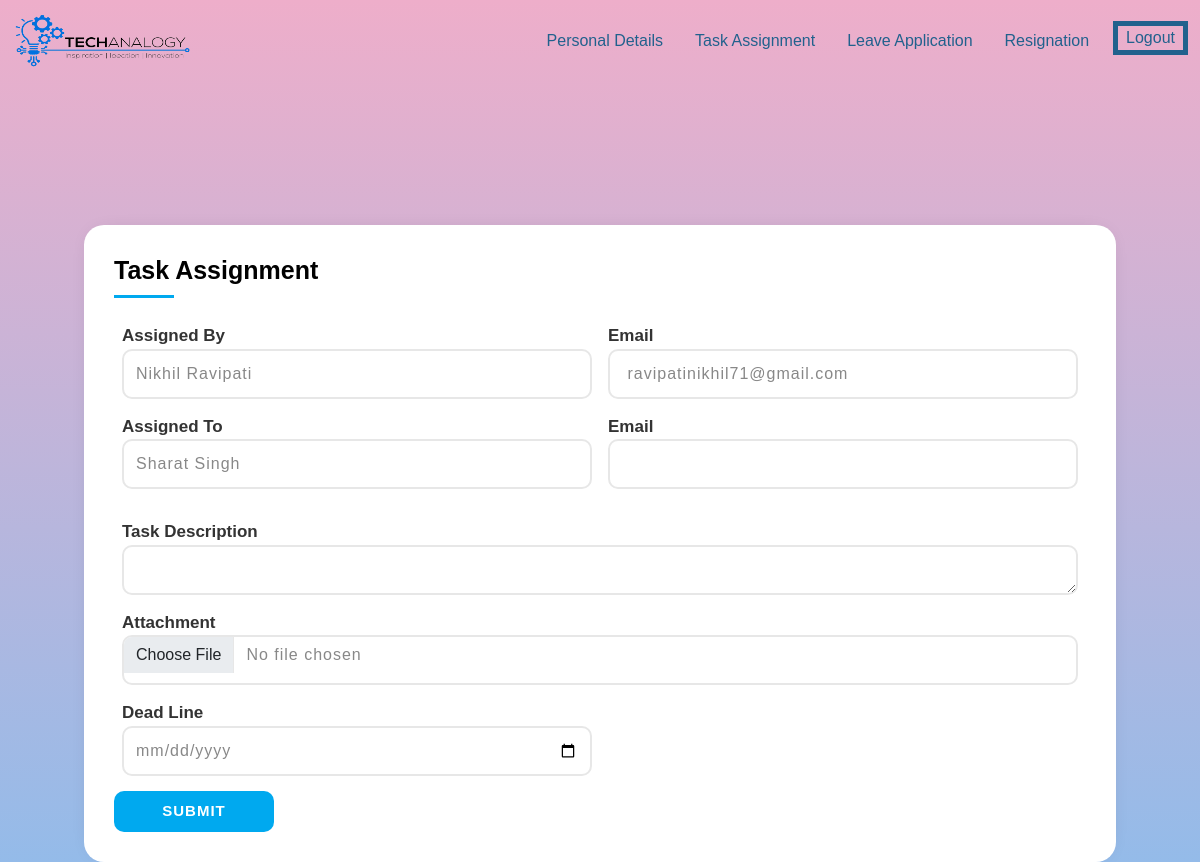
Screenshot of /dashboard/task (signed in) with the database file from the repository.
### Employee/models.py (models this page shows, shortened)
class Employee(models.Model):
    user = models.OneToOneField(User, on_delete=models.CASCADE)
    title = models.CharField(choices=Title, max_length=3, null=False, blank=False)
    gender = models.CharField(choices=Gender, max_length=6, null=False, blank=False)
    firstname = models.CharField('Firstname', max_length=125, null=False, blank=False)
    lastname = models.CharField('Lastname', max_length=125, null=False, blank=False)
    image = models.ImageField(default='default.jpg', upload_to='profile_pics')
    department = models.ManyToManyField(Department, verbose_name='Department')
    role = models.ManyToManyField(Role, verbose_name='Role')
    phoneNumberRegex = RegexValidator(regex = r"^\+?1?\d{8,15}$")
    phoneNumber = models.CharField(validators = [phoneNumberRegex], max_length = 16, unique = True, default='0123456789')
    email = models.EmailField(max_length=124, default='abc@gmail.com')
    startdate = models.DateField('Employment Date', help_text='date of employment', blank=False, null=True)
    employeetype = models.CharField(choices=Employment_Type, max_length=15, blank=False, null=True)
    employeeid = models.CharField('Employee ID Number', max_length=10, null=True, blank=True)
    created = models.DateTimeField(verbose_name='Created', auto_now_add=True, null=True)
    updated = models.DateTimeField(verbose_name='Updated', auto_now=True, null=True)
    def get_role(self):
        r=''
        for role in self.role.all():
            r=r+role.role_name
        return r
    def get_department(self):
        r=''
        for department in self.department.all():
            r=r+department.department_name
        return r
    def get_name(self):
        first_name=self.firstname
        last_name=self.lastname
        if not first_name:
            return last_name
        elif not last_name:
            return first_name
        else:
            full_name=first_name+' '+last_name
            return full_name

### Dashboard/views.py (the view)
# urls.py: path('task', views.Task, name='Task'),
@login_required
def Task(request):
    employees = Employee.objects.all()
    employee=employees.filter(~Q(user=request.user))
    dep_employees=employees.filter(department__department_name =request.user.employee.get_department())
    dep_employees=dep_employees.filter(~Q(user=request.user))
    context = {
        'employees': employees,
        "employee": employee,
        "dep_employee": dep_employees
    }
    return render(request, 'Dashboard/Task.html', context)

### templates/Dashboard/Task.html (shortened to what this page needs)
{%  extends "Dashboard/Navbar.html" %}
{% block Style %}
<link rel="stylesheet" type="text/css" href="/static/Css/leave.css">
<link rel="stylesheet" href="https://use.fontawesome.com/releases/v5.8.2/css/all.css">
{% endblock %}
{% block content %}
{% for i in  employees %}
{% if i.user ==  user and i.get_role != "Executives" %}
<div class="personal">
          <div class="container-fluid ">
                <div class="row align-items-center">
                    <div class="col-md-12 mt-0">
                        <div class="form-bg">
                                <div class="container">
                                    <div class="row">
                                        <div class="col-md-12">
                                            <div class="form-container">
                                                <h3 class="title">Task assignment</h3>
                                                <form class="form-horizontal" action="{% url 'leave_creation' %}" method="POST">
                                                    <div class="form-group">
                                                        <label>Assigned By</label>
                                                        <select  name="Assigned By" class="form-control" >
                                                            <option value="{{i.id}}"> {{i.get_name}} </option>
                                                        </select>
                                                    </div>
                                                     <div class="form-group">
                                                        <label>Email</label>
                                                        <input type="text" class="form-control"  onkeydown="return false" value =" {{i.email}}"name="startdate">
                                                    </div>
                                                     <div class="form-group " >
                                                        <label> Assigned To</label>
                                                        <select  name="Assigned To" class="form-control" >
                                                            {% if i.get_role == "TechnicalHead" %}
                                                             {% for j in employee %}
                                                                <option value="{{j.id}}">{{j.get_name}}</option>
                                                             {% endfor %}
                                                             {% else  %}
                                                             {% for j in dep_employee %}
                                                               <option value="{{j.id}}" >{{j.get_name}}</option>
                                                             {% endfor %}
                                                             {% endif %}
                                                        </select>
                                                    </div>
                                                     <div class="form-group">
                                                        <label>Email</label>
                                                        <input type="text" class="form-control"  name="startdate">
                                                    </div>
                                                     <div class="form-group" style="width:100%;" >
                                                        <label>Task Description</label>
                                                        <textarea class="form-control " name="Description" ></textarea>
                                                    </div>
                                                     <div class="form-group" style="width:100%;">
                                                        <label>Attachment</label>
                                                        <input type="file" class="form-control"  name="attachment">
                                                    </div>
                                                    <div class="form-group">
                                                        <label>Dead Line</label>
                                                        <input type="date" class="form-control" name="Deadline">
                                                    </div>
                                                <button class="btn signup">Submit</button>
                                                </form>
                                            </div>
                                        </div>
                                    </div>
                                </div>
                            </div>
                     </div>
          </div>
</div>
{% endif %}
{% endfor %}
{% endblock %}

### static/Css/leave.css (style rules this page uses)
body { background-color: #d3d3d3; background-image: linear-gradient( #eeaeca, #94bbe9); }
.personal .container-fluid { padding-left:5%; padding-right: 5%; padding-top:8%; }
@media (min-width: 900px) { .personal .container-fluid { padding-left:5%; padding-right:5%; padding-top:4%; } }
.form-container { background-color: #fff; font-family: 'Titillium Web', sans-serif; font-size: 0; padding: 30px; border-radius: 20px; box-shadow: 0 0 25px -15px rgba(0, 0, 0, 0.3); }
.form-container .title { color: #000; font-size: 25px; font-weight: 600; text-transform: capitalize; margin: 0 0 25px; }
.form-container .title:after { content: ''; background-color: #00A9EF; height: 3px; width: 60px; margin: 10px 0 0; display: block; clear: both; }
.form-container .form-horizontal { font-size: 0; }
.form-container .form-horizontal .form-group { color: #333; width: 50%; padding: 0 8px; margin: 0 0 15px; display: inline-block; }
.form-container .form-horizontal .form-group:nth-child(4) { margin-bottom: 30px; }
.form-container .form-horizontal .form-group label { font-size: 17px; font-weight: 600; }
.form-container .form-horizontal .form-control { color: #888; background: #fff; font-weight: 400; letter-spacing: 1px; height: 50px; padding: 6px 12px; border-radius: 10px; border: 2px solid #e7e7e7; box-shadow: none; }
.form-container .form-horizontal .signup { color: #fff; background: #00A9EF; font-size: 15px; font-weight: 700; text-transform: uppercase; letter-spacing: 1px; width: 160px; padding: 8px 15px 9px; border-radius: 10px; transition: all 0.3s ease 0s; }

### rows the page displays
Employee: firstname+lastname "Nikhil Ravipati", startdate "ravipatinikhil71@gmail.com"

### other values shown
form field value "Sharat Singh"
